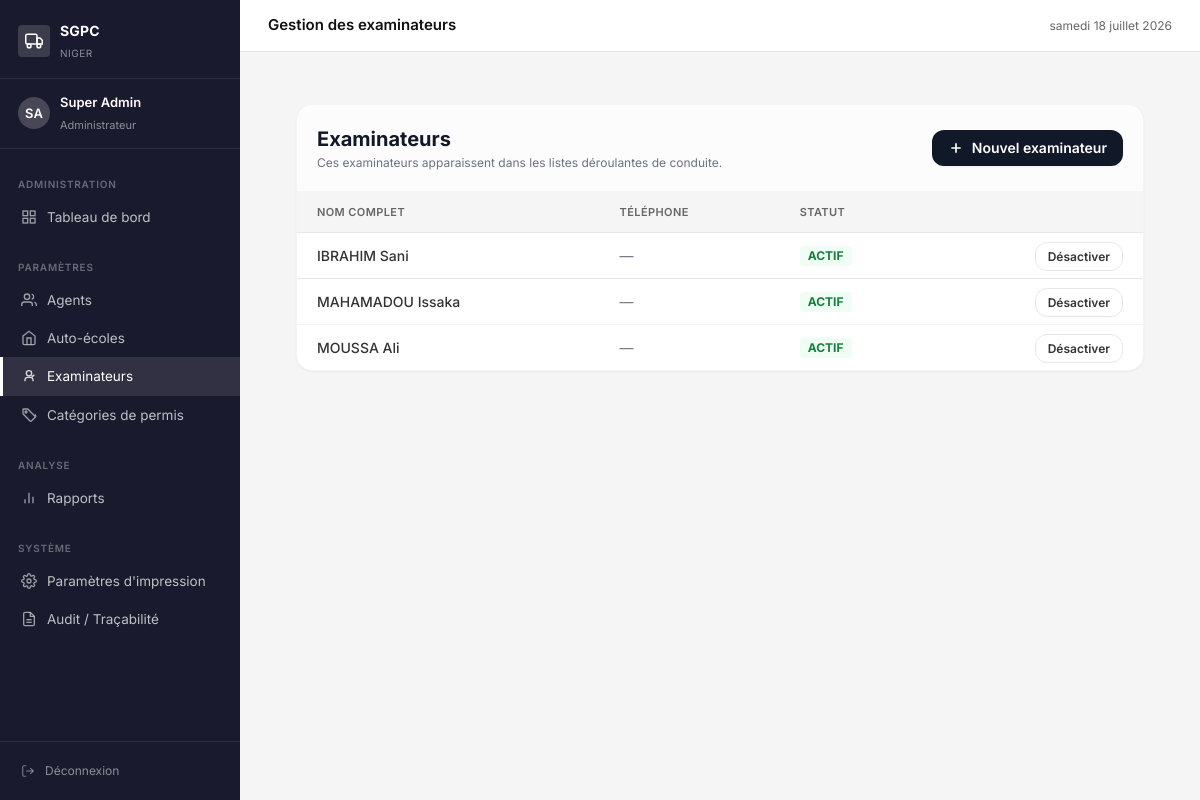
Page /admin-sgpc/examinateurs/ (signed in) on the committed database.
### core/models.py (models this page shows, shortened)
class ProfilAgent(models.Model):
    ROLE_CHOICES = [
        ('admin', 'Administrateur'),
        ('direction', 'Agent Direction'),
    ]
    user = models.OneToOneField(User, on_delete=models.CASCADE, related_name='profil')
    role = models.CharField(max_length=20, choices=ROLE_CHOICES, default='direction')
    telephone = models.CharField(max_length=20, blank=True)
    actif = models.BooleanField(default=True)
    date_creation = models.DateTimeField(auto_now_add=True)

class Examinateur(models.Model):
    nom = models.CharField(max_length=200)
    prenom = models.CharField(max_length=200, blank=True)
    telephone = models.CharField(max_length=20, blank=True)
    actif = models.BooleanField(default=True)
    date_creation = models.DateTimeField(auto_now_add=True)
    class Meta:
        verbose_name = "Examinateur"
        ordering = ['nom']

### core/views.py (the view)
# urls.py: path('admin-sgpc/examinateurs/', views.liste_examinateurs, name='liste_examinateurs'),
@login_required
@role_required('admin')
def liste_examinateurs(request):
    examinateurs = Examinateur.objects.all()
    return render(request, 'core/admin/examinateurs/liste.html', {'examinateurs': examinateurs})

### templates/core/admin/examinateurs/liste.html (shortened to what this page needs)
{% extends 'core/base.html' %}
{% block topbar_title %}Gestion des examinateurs{% endblock %}
{% block content %}
<script src="https://cdn.tailwindcss.com"></script>
<div class="p-6 max-w-4xl mx-auto text-gray-800 antialiased">
  <div class="bg-white rounded-2xl border border-gray-100 shadow-sm overflow-hidden">
    <div class="p-5 border-b border-gray-100 bg-gray-50/50 flex items-center justify-between">
      <div><h3 class="font-bold text-gray-900 text-xl">Examinateurs</h3>
      <p class="text-xs text-gray-500 mt-0.5">Ces examinateurs apparaissent dans les listes déroulantes de conduite.</p></div>
      <a href="{% url 'creer_examinateur' %}" class="inline-flex items-center gap-2 text-sm font-semibold px-4 py-2 bg-gray-900 text-white rounded-xl hover:bg-gray-700 transition shadow-sm">
        <svg class="w-4 h-4" fill="none" stroke="currentColor" stroke-width="2.5" viewBox="0 0 24 24"><line x1="12" y1="5" x2="12" y2="19"/><line x1="5" y1="12" x2="19" y2="12"/></svg>
        Nouvel examinateur
      </a>
    </div>
    <div class="overflow-x-auto">
      <table class="w-full text-sm">
        <thead><tr class="bg-gray-50 text-gray-500 text-xs uppercase tracking-wide">
          <th class="px-5 py-3 text-left font-semibold">Nom complet</th>
          <th class="px-5 py-3 text-left font-semibold">Téléphone</th>
          <th class="px-5 py-3 text-left font-semibold">Statut</th>
          <th class="px-5 py-3 text-right font-semibold"></th>
        </tr></thead>
        <tbody class="divide-y divide-gray-100">
          {% for ex in examinateurs %}
          <tr class="hover:bg-gray-50/60">
            <td class="px-5 py-3 font-medium">{{ ex.nom }} {{ ex.prenom }}</td>
            <td class="px-5 py-3 text-gray-500">{{ ex.telephone|default:"—" }}</td>
            <td class="px-5 py-3">
              {% if ex.actif %}<span class="inline-block px-2 py-0.5 bg-green-50 text-green-700 text-xs font-bold rounded uppercase">Actif</span>
              {% else %}<span class="inline-block px-2 py-0.5 bg-red-50 text-red-700 text-xs font-bold rounded uppercase">Inactif</span>{% endif %}
            </td>
            <td class="px-5 py-3 text-right">
              <a href="{% url 'toggle_examinateur' ex.pk %}"
                 class="text-xs font-semibold px-3 py-1.5 bg-white border border-gray-200 rounded-xl hover:bg-gray-50 transition"
                 onclick="return confirm('{% if ex.actif %}Désactiver{% else %}Activer{% endif %} cet examinateur ?')">
                {% if ex.actif %}Désactiver{% else %}Activer{% endif %}
              </a>
            </td>
          </tr>
          {% empty %}
          <tr><td colspan="4" class="px-5 py-12 text-center text-gray-400">Aucun examinateur. Cliquez "Nouvel examinateur" pour commencer.</td></tr>
          {% endfor %}
        </tbody>
      </table>
    </div>
  </div>
</div>
{% endblock %}

### templates/core/base.html (shortened to what this page needs)
<!DOCTYPE html>
<html lang="fr">
<head>
  {% load static %}
  <link rel="stylesheet" href="{% static 'css/sgpc.css' %}">
</head>
<body>
<div class="layout">
  <aside class="sidebar" id="sidebar">
    <div class="sidebar-header">
      <div class="sidebar-brand">
        <div class="brand-icon">
          <svg width="18" height="18" fill="none" stroke="white" stroke-width="2" viewBox="0 0 24 24">
            <rect x="1" y="3" width="15" height="13" rx="2"/>
            <path d="M16 8h4l3 3v5h-7V8z"/>
            <circle cx="5.5" cy="18.5" r="2.5"/><circle cx="18.5" cy="18.5" r="2.5"/>
          </svg>
        </div>
        <div class="brand-text">
          <strong>SGPC</strong><span>Niger</span>
        </div>
      </div>
    </div>
    <div class="sidebar-user">
      <div class="user-avatar">{{ request.user.first_name|first|upper }}{{ request.user.last_name|first|upper }}</div>
      <div class="user-info">
        <strong>{{ request.user.get_full_name|truncatechars:22 }}</strong>
        <span>{{ request.user.profil.get_role_display }}</span>
      </div>
    </div>
    <nav class="sidebar-nav">
      {% with role=request.user.profil.role %}
      {% if role == 'admin' %}
      <div class="nav-section">Administration</div>
      <a href="{% url 'tableau_de_bord' %}" class="nav-item {% if request.resolver_match.url_name == 'tableau_de_bord' %}active{% endif %}">
        <svg width="16" height="16" fill="none" stroke="currentColor" stroke-width="2" viewBox="0 0 24 24"><rect x="3" y="3" width="7" height="7"/><rect x="14" y="3" width="7" height="7"/><rect x="3" y="14" width="7" height="7"/><rect x="14" y="14" width="7" height="7"/></svg>
        Tableau de bord
      </a>
      <div class="nav-section" style="margin-top:8px;">Paramètres</div>
      <a href="{% url 'liste_agents' %}" class="nav-item {% if 'agent' in request.resolver_match.url_name %}active{% endif %}">
        <svg width="16" height="16" fill="none" stroke="currentColor" stroke-width="2" viewBox="0 0 24 24"><path d="M17 21v-2a4 4 0 0 0-4-4H5a4 4 0 0 0-4 4v2"/><circle cx="9" cy="7" r="4"/><path d="M23 21v-2a4 4 0 0 0-3-3.87m-4-12a4 4 0 0 1 0 7.75"/></svg>
        Agents
      </a>
      <a href="{% url 'liste_auto_ecoles' %}" class="nav-item {% if 'auto_ecole' in request.resolver_match.url_name %}active{% endif %}">
        <svg width="16" height="16" fill="none" stroke="currentColor" stroke-width="2" viewBox="0 0 24 24"><path d="M3 9l9-7 9 7v11a2 2 0 0 1-2 2H5a2 2 0 0 1-2-2z"/><polyline points="9 22 9 12 15 12 15 22"/></svg>
        Auto-écoles
      </a>
      <a href="{% url 'liste_examinateurs' %}" class="nav-item {% if 'examinateur' in request.resolver_match.url_name %}active{% endif %}">
        <svg width="16" height="16" fill="none" stroke="currentColor" stroke-width="2" viewBox="0 0 24 24"><circle cx="12" cy="8" r="4"/><path d="M6 20v-2a4 4 0 0 1 4-4h4a4 4 0 0 1 4 4v2"/><polyline points="16 11 17 13 20 10"/></svg>
        Examinateurs
      </a>
      <a href="{% url 'liste_categories' %}" class="nav-item {% if 'categorie' in request.resolver_match.url_name %}active{% endif %}">
        <svg width="16" height="16" fill="none" stroke="currentColor" stroke-width="2" viewBox="0 0 24 24"><path d="M20.59 13.41 11 3.83A2 2 0 0 0 9.59 3H4a1 1 0 0 0-1 1v5.59a2 2 0 0 0 .59 1.41l9.58 9.59a2 2 0 0 0 2.82 0l5.59-5.59a2 2 0 0 0 0-2.83z"/><circle cx="7.5" cy="7.5" r="1.5"/></svg>
        Catégories de permis
      </a>
      <div class="nav-section" style="margin-top:8px;">Analyse</div>
      <a href="{% url 'rapports_admin' %}" class="nav-item {% if request.resolver_match.url_name == 'rapports_admin' %}active{% endif %}">
        <svg width="16" height="16" fill="none" stroke="currentColor" stroke-width="2" viewBox="0 0 24 24"><line x1="18" y1="20" x2="18" y2="10"/><line x1="12" y1="20" x2="12" y2="4"/><line x1="6" y1="20" x2="6" y2="14"/></svg>
        Rapports
      </a>
      <div class="nav-section" style="margin-top:8px;">Système</div>
      <a href="{% url 'parametres_impression' %}" class="nav-item {% if request.resolver_match.url_name == 'parametres_impression' or request.resolver_match.url_name == 'test_impression' %}active{% endif %}">
        Paramètres d'impression
      </a>
      <a href="{% url 'journal_audit' %}" class="nav-item {% if request.resolver_match.url_name == 'journal_audit' %}active{% endif %}">
        <svg width="16" height="16" fill="none" stroke="currentColor" stroke-width="2" viewBox="0 0 24 24"><path d="M14 2H6a2 2 0 0 0-2 2v16a2 2 0 0 0 2 2h12a2 2 0 0 0 2-2V8z"/><polyline points="14 2 14 8 20 8"/><line x1="16" y1="13" x2="8" y2="13"/><line x1="16" y1="17" x2="8" y2="17"/></svg>
        Audit / Traçabilité
      </a>
      {% endif %}
      {% endwith %}
    </nav>
    <div class="sidebar-footer">
      <a href="{% url 'deconnexion' %}" class="nav-item" style="color:rgba(255,255,255,.5);font-size:12px;padding:6px 0;">
        <svg width="14" height="14" fill="none" stroke="currentColor" stroke-width="2" viewBox="0 0 24 24"><path d="M9 21H5a2 2 0 0 1-2-2V5a2 2 0 0 1 2-2h4"/><polyline points="16 17 21 12 16 7"/><line x1="21" y1="12" x2="9" y2="12"/></svg>
        Déconnexion
      </a>
    </div>
  </aside>
  <div class="main">
    <div class="topbar">
      <div style="display:flex;align-items:center;gap:10px;">
        <span class="topbar-title">{% block topbar_title %}{% endblock %}</span>
      </div>
      <div class="topbar-right"><span>{% now "l d F Y" %}</span></div>
    </div>
    <div class="page-content">
      {% block content %}{% endblock %}
    </div>
  </div>
</div>
</body>
</html>

### static/css/sgpc.css (style rules this page uses)
:root { --noir: #111111; --gris-fonce: #333333; --gris-moyen: #666666; --gris-leger: #999999; --gris-clair: #e8e8e8; --gris-fond: #f5f5f5; --blanc: #ffffff; --accent: #1a1a2e; --accent-hover: #16213e; --accent-active: #0f3460; --vert: #1a7a4a; --rouge: #c0392b; --orange: #d35400; --bleu-info: #1565c0; --sidebar-w: 240px; --radius: 4px; --shadow: 0 1px 4px rgba(0,0,0,.10); }
*, *::before, *::after { box-sizing: border-box; margin: 0; padding: 0; }
body { font-family: 'Inter', 'Segoe UI', system-ui, sans-serif; font-size: 14px; color: var(--noir); background: var(--gris-fond); line-height: 1.5; }
a { color: inherit; text-decoration: none; }
.layout { display: flex; min-height: 100vh; }
.sidebar { width: var(--sidebar-w); background: var(--accent); display: flex; flex-direction: column; position: fixed; top: 0; left: 0; bottom: 0; z-index: 100; overflow-y: auto; }
.sidebar-header { padding: 20px 18px 16px; border-bottom: 1px solid rgba(255,255,255,.08); }
.sidebar-brand { display: flex; align-items: center; gap: 10px; }
.sidebar-brand .brand-icon { width: 32px; height: 32px; background: rgba(255,255,255,.15); border-radius: var(--radius); display: flex; align-items: center; justify-content: center; flex-shrink: 0; }
.sidebar-brand .brand-text strong { display: block; font-size: 14px; font-weight: 700; color: white; letter-spacing: .2px; }
.sidebar-brand .brand-text span { font-size: 10px; color: rgba(255,255,255,.5); text-transform: uppercase; letter-spacing: .5px; }
.sidebar-user { padding: 14px 18px; border-bottom: 1px solid rgba(255,255,255,.08); display: flex; align-items: center; gap: 10px; }
.user-avatar { width: 32px; height: 32px; background: rgba(255,255,255,.2); border-radius: 50%; display: flex; align-items: center; justify-content: center; font-size: 13px; font-weight: 600; color: white; flex-shrink: 0; }
.user-info { overflow: hidden; }
.user-info strong { display: block; font-size: 13px; font-weight: 600; color: white; white-space: nowrap; overflow: hidden; text-overflow: ellipsis; }
.user-info span { font-size: 11px; color: rgba(255,255,255,.5); }
.sidebar-nav { flex: 1; padding: 12px 0; }
.nav-section { padding: 16px 18px 6px; font-size: 10px; font-weight: 600; text-transform: uppercase; letter-spacing: .8px; color: rgba(255,255,255,.35); }
.nav-item { display: flex; align-items: center; gap: 10px; padding: 9px 18px; color: rgba(255,255,255,.72); font-size: 13.5px; cursor: pointer; transition: background .15s, color .15s; border-left: 3px solid transparent; }
.nav-item svg { flex-shrink: 0; opacity: .8; }
.nav-item.active { background: rgba(255,255,255,.1); color: white; border-left-color: white; }
.sidebar-footer { padding: 14px 18px; border-top: 1px solid rgba(255,255,255,.08); }
.main { margin-left: var(--sidebar-w); flex: 1; display: flex; flex-direction: column; min-width: 0; }
.topbar { background: var(--blanc); border-bottom: 1px solid var(--gris-clair); padding: 0 28px; height: 52px; display: flex; align-items: center; justify-content: space-between; position: sticky; top: 0; z-index: 50; }
.topbar-title { font-size: 15px; font-weight: 600; color: var(--noir); }
.topbar-right { display: flex; align-items: center; gap: 12px; font-size: 12px; color: var(--gris-moyen); }
.page-content { padding: 28px; flex: 1; }
table { width: 100%; border-collapse: collapse; font-size: 13.5px; }
thead th { background: var(--gris-fond); padding: 10px 14px; text-align: left; font-size: 11px; font-weight: 600; text-transform: uppercase; letter-spacing: .4px; color: var(--gris-moyen); border-bottom: 1px solid var(--gris-clair); white-space: nowrap; }
tbody tr { border-bottom: 1px solid var(--gris-clair); transition: background .12s; }
tbody td { padding: 10px 14px; color: var(--gris-fonce); vertical-align: middle; }

### rows in the picture
Examinateur: nom "IBRAHIM", prenom "Sani", telephone "—", actif "ACTIF"
Examinateur: nom "MAHAMADOU", prenom "Issaka", telephone "—", actif "ACTIF"
Examinateur: nom "MOUSSA", prenom "Ali", telephone "—", actif "ACTIF"

### other values in the picture
{{ request.user.first_name|first|upper }} "S"
{{ request.user.last_name|first|upper }} "A"
{{ request.user.get_full_name|truncatechars:22 }} "Super Admin"
{{ request.user.profil.get_role_display }} "Administrateur"
